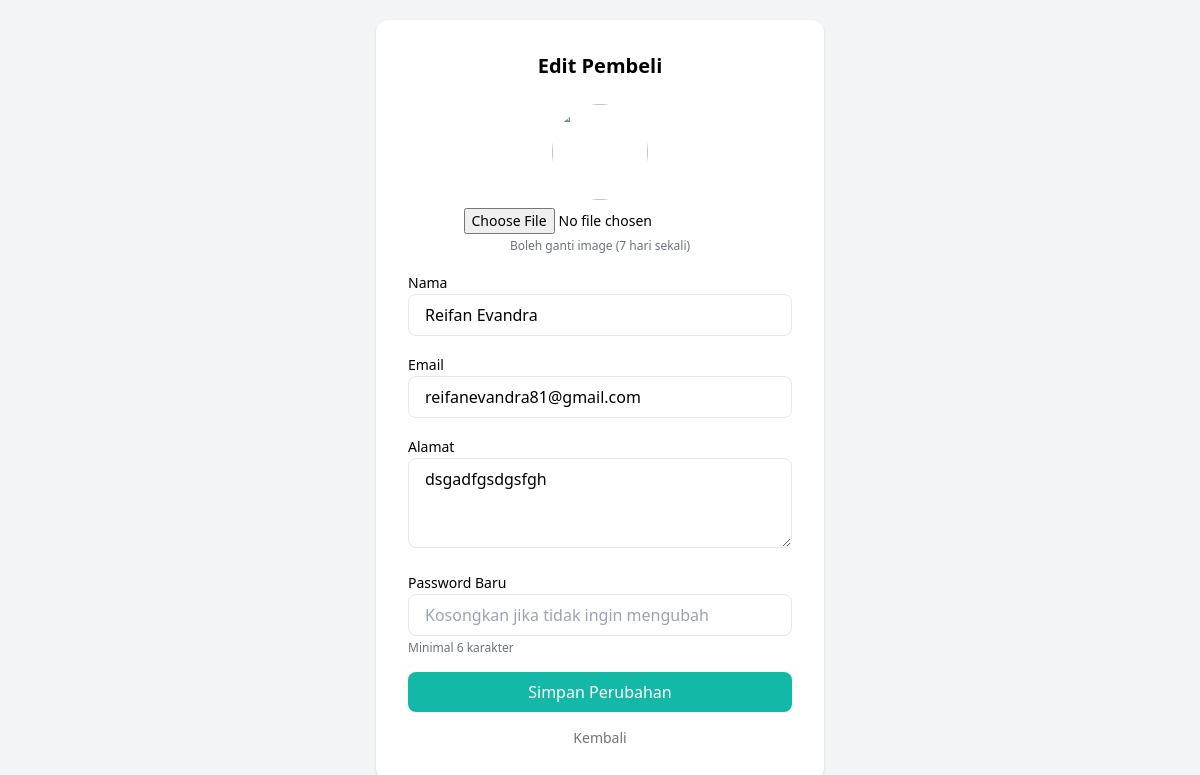
Page /superadmin/editp.php?id=2 (signed in) on the committed database.
### tables this page shows
CREATE TABLE `users` (
  `id_user` int(11) NOT NULL,
  `nik` char(16) NOT NULL,
  `nama` varchar(100) NOT NULL,
  `email` varchar(100) DEFAULT NULL,
  `image` varchar(255) NOT NULL,
  `password` varchar(255) NOT NULL,
  `role` enum('super_admin','penjual','pembeli') NOT NULL,
  `status` enum('online','offline','nonaktif') DEFAULT 'offline',
  `last_activity` datetime DEFAULT NULL,
  `created_at` timestamp NOT NULL DEFAULT current_timestamp(),
  `updated_at` timestamp NOT NULL DEFAULT current_timestamp() ON UPDATE current_timestamp(),
  `alamat` varchar(255) NOT NULL,
  `last_photo_update` datetime DEFAULT NULL,
  `reset_token` varchar(255) DEFAULT NULL,
  `reset_expired` datetime DEFAULT NULL,
  `norek` varchar(50) DEFAULT NULL,
  `nama_bank` varchar(50) DEFAULT NULL,
  `qris` varchar(255) DEFAULT NULL
);

### superadmin/editp.php (the view, shortened to what this page needs)
<?php
require '../auth/connection.php';
$id_user = $_GET['id'] ?? null;
$data = mysqli_query($conn, "
    SELECT * FROM users
    WHERE id_user='$id_user' AND role='pembeli'
");
$user = mysqli_fetch_assoc($data);
$bolehGantiimage = true;
?>
<!DOCTYPE html>
<html lang="id">
<head>
    <script src="https://cdn.tailwindcss.com"></script>
</head>
<body class="bg-gray-100 min-h-screen flex items-center justify-center">
<div class="bg-white p-8 rounded-xl shadow w-full max-w-md">
    <h2 class="text-xl font-bold mb-6 text-center">Edit Pembeli</h2>
    <form method="POST" enctype="multipart/form-data" class="space-y-4">
        <div class="text-center">
            <img src="<?= $user['image'] ?: '../assets/default_user.png' ?>"
                 class="w-24 h-24 rounded-full mx-auto object-cover mb-2">
            <?php if ($bolehGantiimage): ?>
                <input type="file" name="image" class="text-sm mx-auto">
                <p class="text-xs text-gray-500 mt-1">Boleh ganti image (7 hari sekali)</p>
            <?php else: ?>
                <p class="text-xs text-red-500">Image bisa diganti setelah 7 hari</p>
            <?php endif; ?>
        </div>
        <div>
            <label class="text-sm font-medium">Nama</label>
            <input type="text" name="nama" value="<?= htmlspecialchars($user['nama']) ?>"
                   class="w-full px-4 py-2 border rounded-lg focus:ring focus:ring-teal-300" required>
        </div>
        <div>
            <label class="text-sm font-medium">Email</label>
            <input type="email" name="email" value="<?= htmlspecialchars($user['email']) ?>"
                   class="w-full px-4 py-2 border rounded-lg focus:ring focus:ring-teal-300" required>
        </div>
        <div>
            <label class="text-sm font-medium">Alamat</label>
            <textarea name="alamat" rows="3"
                class="w-full px-4 py-2 border rounded-lg focus:ring focus:ring-teal-300"
                placeholder="Masukkan alamat lengkap"><?= htmlspecialchars($user['alamat'] ?? '') ?></textarea>
        </div>
        <div>
            <label class="text-sm font-medium">Password Baru</label>
            <input type="password" name="password"
                class="w-full px-4 py-2 border rounded-lg focus:ring focus:ring-teal-300"
                placeholder="Kosongkan jika tidak ingin mengubah">
            <p class="text-xs text-gray-500 mt-1">Minimal 6 karakter</p>
        </div>
        <button type="submit"
                class="w-full bg-teal-500 hover:bg-teal-600 text-white py-2 rounded-lg">
            Simpan Perubahan
        </button>
        <a href="pembeli.php"
           class="block text-center text-sm text-gray-500 hover:underline">
           Kembali
        </a>
    </form>
</div>
</body>
</html>

### rows in the picture
users: nama "Reifan Evandra", email "reifanevandra81@gmail.com", alamat "dsgadfgsdgsfgh"
